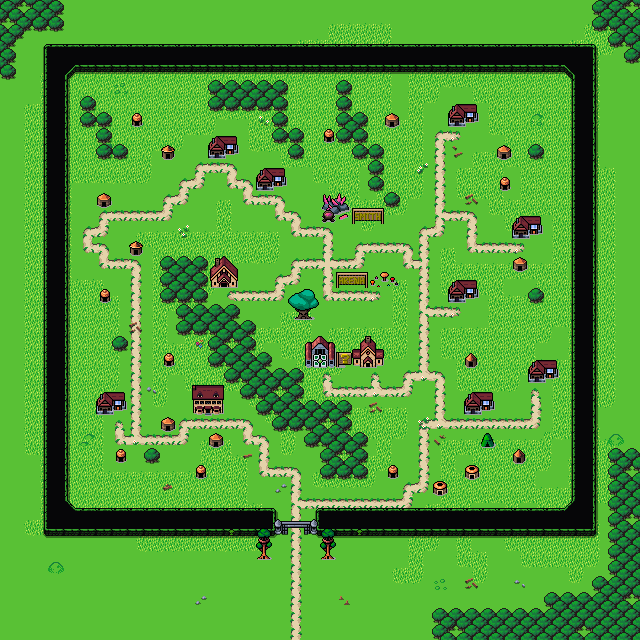

A 2D game scene composited from a Tiled map and its tileset images. What follows is a short description and the map's XML, with each tile layer's data collapsed to a summary:
An orthogonal 40x40 tile map with 16x16 px tiles, 5 tile layers (Background, Ground, Ground2, Walls, ...), 3 tilesets and 24 objects (quest).

<map version="1.10" tiledversion="1.10.1" orientation="orthogonal" renderorder="right-down" width="40" height="40" tilewidth="16" tileheight="16" infinite="0" nextlayerid="7" nextobjectid="82">
 <editorsettings>
  <export target="wastetown..tmx" format="tmx" />
 </editorsettings>
 <tileset firstgid="1" source="../../../../common/maps/tileset/main.tsx" />
 <tileset firstgid="10113" source="../../../../common/maps/tileset/buildings.tsx" />
 <tileset firstgid="11905" source="../../../../common/maps/tileset/buildings-nocollide.tsx" />
 <layer id="1" name="Background" width="40" height="40">
  <data>[1600 cells, 1600 non-empty, 2 distinct tile ids]</data>
 </layer>
 <layer id="2" name="Ground" width="40" height="40">
  <data>[1600 cells, 1122 non-empty, 30 distinct tile ids]</data>
 </layer>
 <layer id="6" name="Ground2" width="40" height="40">
  <data>[1600 cells, 613 non-empty, 82 distinct tile ids]</data>
 </layer>
 <layer id="3" name="Walls" width="40" height="40">
  <properties>
   <property name="spriteLayer" type="bool" value="true" />
  </properties>
  <data>[1600 cells, 2 non-empty, 2 distinct tile ids]</data>
 </layer>
 <layer id="5" name="Overlay" width="40" height="40">
  <data>[1600 cells, 38 non-empty, 23 distinct tile ids]</data>
 </layer>
 <objectgroup id="4" name="Objects">
  <object id="56" template="../../../../common/maps/obj/shop.tx" x="208" y="162">
   <properties>
    <property name="commonShopList" value="GreenBoosterPackShop,Enchantment6Green,Creature6Green,Instant6Green,Elf,Wolf,Druid,Squirrel" />
    <property name="mythicShopList" value="Planeswalker4Green,WUBRG,RGU,UWG,UGB,RWG,RGB,GWB,Legend4Green,PhyrexianGreen,Hydra" />
    <property name="rareShopList" value="Artifact4Green,Land4Green,Dimir,Rakdos,Orzhov,Golgari,Vehicle2Green,Wand4Green,Shapeshifters,Insects" />
    <property name="signYOffset" type="float" value="-2" />
    <property name="uncommonShopList" value="Dinosaur4Green,Wolf4Green,Sliver4Green,Multicolor8Green" />
   </properties>
  </object>
  <object id="47" template="../../../../common/maps/obj/inn.tx" x="199" y="419" />
  <object id="53" template="../../../../common/maps/obj/spellsmith.tx" x="327" y="228" />
  <object id="55" template="../../../../common/maps/obj/shop.tx" x="479" y="453">
   <properties>
    <property name="commonShopList" value="Forest" />
    <property name="noRestock" type="bool" value="true" />
    <property name="signYOffset" type="float" value="0" />
   </properties>
  </object>
  <object id="58" template="../../../../common/maps/obj/entry_up.tx" x="257" y="644" width="80" height="20">
   <properties>
    <property name="spawn" type="bool" value="true" />
   </properties>
  </object>
  </objectgroup>
</map>
<!-- 19 of 24 objects omitted -->
